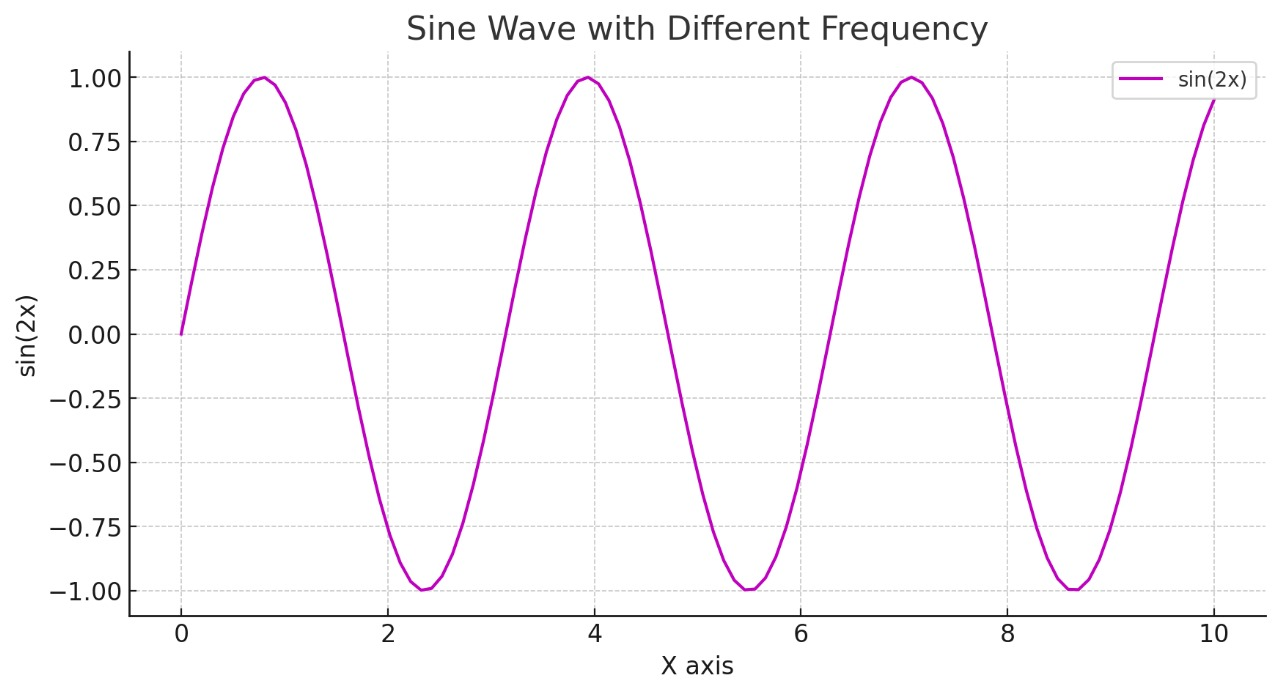
#> input picture Caso dos/prueba.jpg, 1280 x 694 px
$ python -i digital_image.py   (imports and definitions only)
#> lines starting #> are read from the running program, lines starting #| are printed output that depends on the picture; after the words box and inside, x2 and y2 are one past the last pixel; in counts of white or black regions, pixels touching at a corner belong together
#> further down, picture is the input picture: shape (694, 1280, 3); mean B, G, R 250.2, 248.1, 250.2
import cv2
import numpy as np
import pandas as pd
import matplotlib.pyplot as plt
from scipy.interpolate import interp1d

# [52 lines left out: functions solicitar_datos_recorte, solicitar_datos_escalado, cargar_y_recortar_imagen, mostrar_imagen, not called in this run]

def procesar_imagen(cropped_img):
    # Convertir a escala de grises y aplicar desenfoque
    gray_cropped = cv2.cvtColor(cropped_img, cv2.COLOR_BGR2GRAY)
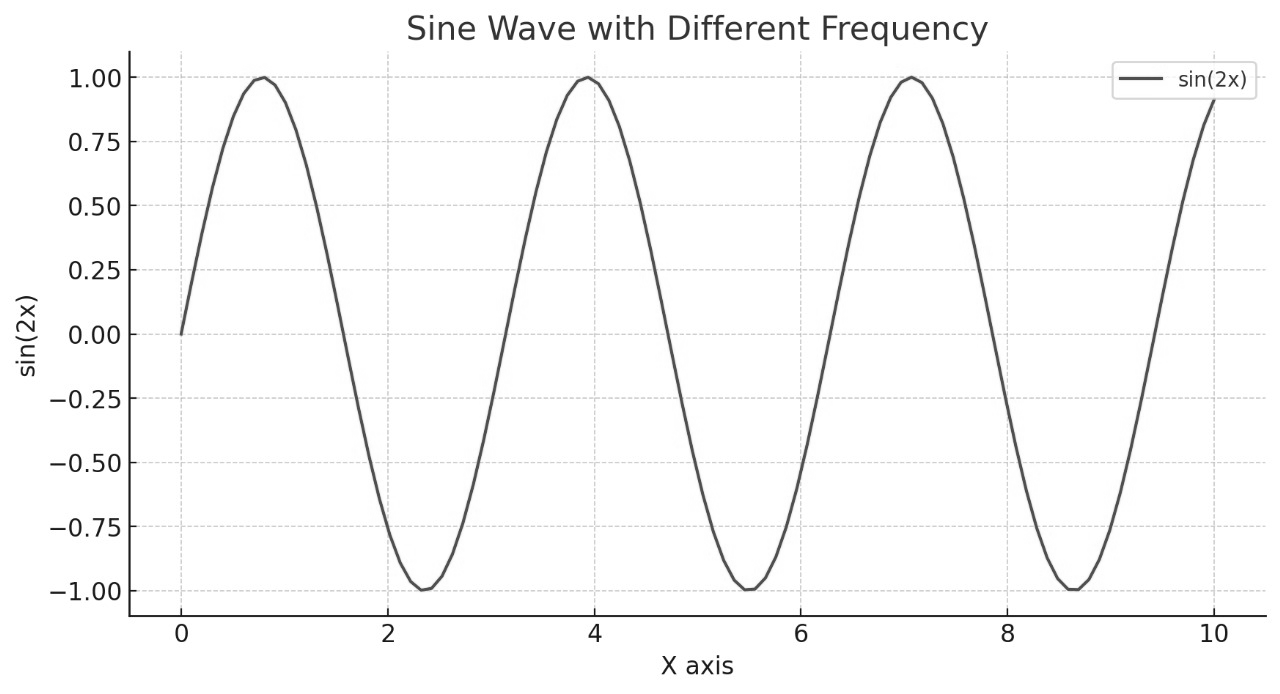
#> gray_cropped: shape (694, 1280); min 16, max 255, mean 248.9
    blurred_cropped = cv2.GaussianBlur(gray_cropped, (5, 5), 0)

    # Detectar bordes con Canny
    edges_cropped = cv2.Canny(blurred_cropped, threshold1=50, threshold2=150)
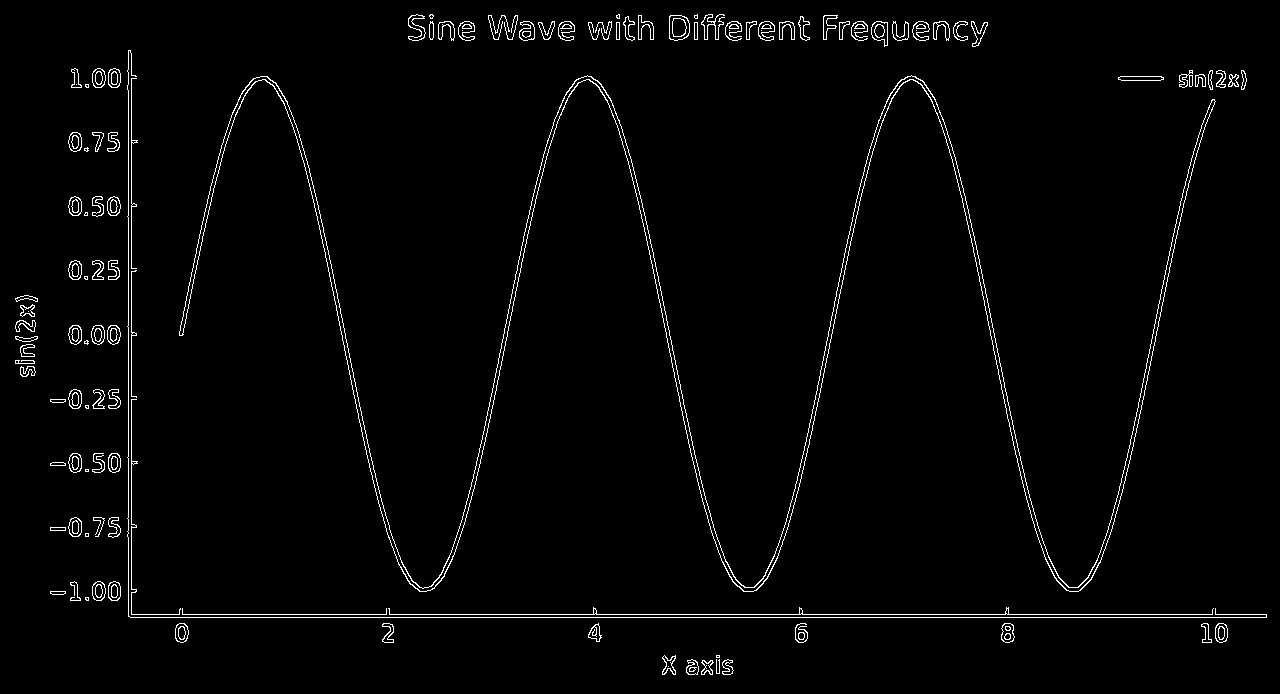
#> edges_cropped: shape (694, 1280); 2% white in thin lines or dots

    # Encontrar contornos
    contours_cropped, _ = cv2.findContours(edges_cropped, cv2.RETR_TREE, cv2.CHAIN_APPROX_SIMPLE)
#> contours_cropped = 280 contours, 64 with area under 20; largest, box (x1, y1, x2, y2) and area: (179, 75, 1216, 592) 12364, (179, 75, 1216, 592) 11894, (669, 15, 690, 41) 445, (669, 15, 690, 41) 435, (871, 21, 888, 47) 288

    return contours_cropped, edges_cropped

# [108 lines left out: functions extraer_puntos, filtrar_puntos, escalar_puntos, muestrear_puntos, graficar_puntos, main, not called in this run]

# [2 lines not run here, left out]

>>> import cv2
>>> picture = cv2.imread('prueba.jpg')
>>> result = procesar_imagen(picture)
